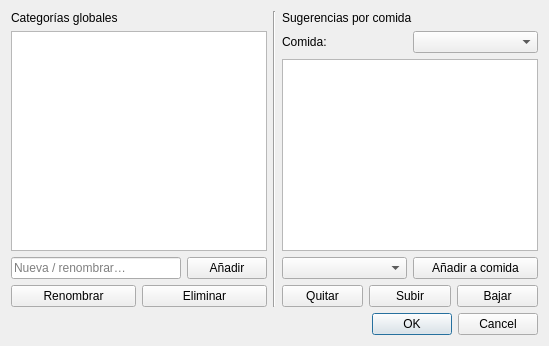
<?xml version="1.0" encoding="UTF-8"?>
<ui version="4.0">
 <class>CategoriesEditor</class>
 <widget class="QDialog" name="CategoriesEditor">
  <property name="windowTitle">
   <string>Categorías</string>
  </property>
  <layout class="QVBoxLayout" name="verticalLayout">
   <item>
    <layout class="QHBoxLayout" name="mainRow">
     <!-- Left column: global categories -->
     <item>
      <layout class="QVBoxLayout" name="leftCol">
       <item><widget class="QLabel" name="lblGlobal"><property name="text"><string>Categorías globales</string></property></widget></item>
       <item><widget class="QListWidget" name="lstGlobalCats"/></item>
       <item>
        <layout class="QHBoxLayout" name="rowNew">
         <item><widget class="QLineEdit" name="txtNewCat"><property name="placeholderText"><string>Nueva / renombrar…</string></property></widget></item>
         <item><widget class="QPushButton" name="btnAddCat"><property name="text"><string>Añadir</string></property></widget></item>
        </layout>
       </item>
       <item>
        <layout class="QHBoxLayout" name="rowActions">
         <item><widget class="QPushButton" name="btnRenameCat"><property name="text"><string>Renombrar</string></property></widget></item>
         <item><widget class="QPushButton" name="btnDeleteCat"><property name="text"><string>Eliminar</string></property></widget></item>
        </layout>
       </item>
      </layout>
     </item>

     <!-- Separator -->
     <item>
      <widget class="QFrame" name="sep">
       <property name="frameShape"><enum>QFrame::VLine</enum></property>
       <property name="frameShadow"><enum>QFrame::Sunken</enum></property>
      </widget>
     </item>

     <!-- Right column: mapping by meal -->
     <item>
      <layout class="QVBoxLayout" name="rightCol">
       <item><widget class="QLabel" name="lblMeal"><property name="text"><string>Sugerencias por comida</string></property></widget></item>

       <item>
        <layout class="QHBoxLayout" name="rowMealSel">
         <item><widget class="QLabel" name="lblMealSel"><property name="text"><string>Comida:</string></property></widget></item>
         <item><widget class="QComboBox" name="cmbMeal"/></item>
        </layout>
       </item>

       <item><widget class="QListWidget" name="lstMealCats"/></item>

       <item>
        <layout class="QHBoxLayout" name="rowAddFromGlobal">
         <item><widget class="QComboBox" name="cmbFromGlobal"/></item>
         <item><widget class="QPushButton" name="btnAddToMeal"><property name="text"><string>Añadir a comida</string></property></widget></item>
        </layout>
       </item>

       <item>
        <layout class="QHBoxLayout" name="rowMealButtons">
         <item><widget class="QPushButton" name="btnRemoveFromMeal"><property name="text"><string>Quitar</string></property></widget></item>
         <item><widget class="QPushButton" name="btnMoveUp"><property name="text"><string>Subir</string></property></widget></item>
         <item><widget class="QPushButton" name="btnMoveDown"><property name="text"><string>Bajar</string></property></widget></item>
        </layout>
       </item>
      </layout>
     </item>
    </layout>
   </item>

   <item>
    <widget class="QDialogButtonBox" name="buttonBox">
     <property name="standardButtons">
      <set>QDialogButtonBox::Cancel|QDialogButtonBox::Ok</set>
     </property>
    </widget>
   </item>
  </layout>
 </widget>
 <resources/>
 <connections/>
</ui>
